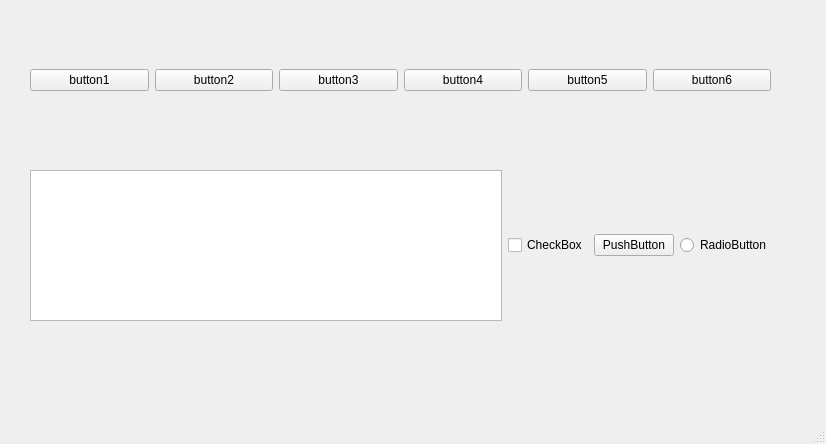
<?xml version="1.0" encoding="UTF-8"?>
<ui version="4.0">
 <class>MainWindow</class>
 <widget class="QMainWindow" name="MainWindow">
  <property name="geometry">
   <rect>
    <x>0</x>
    <y>0</y>
    <width>826</width>
    <height>444</height>
   </rect>
  </property>
  <property name="windowTitle">
   <string>MainWindow</string>
  </property>
  <widget class="QWidget" name="centralwidget">
   <widget class="QWidget" name="horizontalLayoutWidget">
    <property name="geometry">
     <rect>
      <x>30</x>
      <y>40</y>
      <width>741</width>
      <height>80</height>
     </rect>
    </property>
    <layout class="QHBoxLayout" name="horizontalLayout">
     <item>
      <widget class="QPushButton" name="pushButton">
       <property name="text">
        <string>button1</string>
       </property>
      </widget>
     </item>
     <item>
      <widget class="QPushButton" name="pushButton_2">
       <property name="text">
        <string>button2</string>
       </property>
      </widget>
     </item>
     <item>
      <widget class="QPushButton" name="pushButton_3">
       <property name="text">
        <string>button3</string>
       </property>
      </widget>
     </item>
     <item>
      <widget class="QPushButton" name="pushButton_4">
       <property name="text">
        <string>button4</string>
       </property>
      </widget>
     </item>
     <item>
      <widget class="QPushButton" name="pushButton_5">
       <property name="text">
        <string>button5</string>
       </property>
      </widget>
     </item>
     <item>
      <widget class="QPushButton" name="pushButton_6">
       <property name="text">
        <string>button6</string>
       </property>
      </widget>
     </item>
    </layout>
   </widget>
   <widget class="QWidget" name="horizontalLayoutWidget_2">
    <property name="geometry">
     <rect>
      <x>30</x>
      <y>170</y>
      <width>741</width>
      <height>151</height>
     </rect>
    </property>
    <layout class="QHBoxLayout" name="horizontalLayout_2">
     <item>
      <widget class="QColumnView" name="columnView">
       <property name="enabled">
        <bool>true</bool>
       </property>
      </widget>
     </item>
     <item>
      <widget class="QCheckBox" name="checkBox">
       <property name="text">
        <string>CheckBox</string>
       </property>
      </widget>
     </item>
     <item>
      <widget class="QPushButton" name="pushButton_7">
       <property name="text">
        <string>PushButton</string>
       </property>
      </widget>
     </item>
     <item>
      <widget class="QRadioButton" name="radioButton">
       <property name="text">
        <string>RadioButton</string>
       </property>
      </widget>
     </item>
    </layout>
   </widget>
  </widget>
  <widget class="QStatusBar" name="statusbar"/>
 </widget>
 <resources/>
 <connections/>
</ui>
